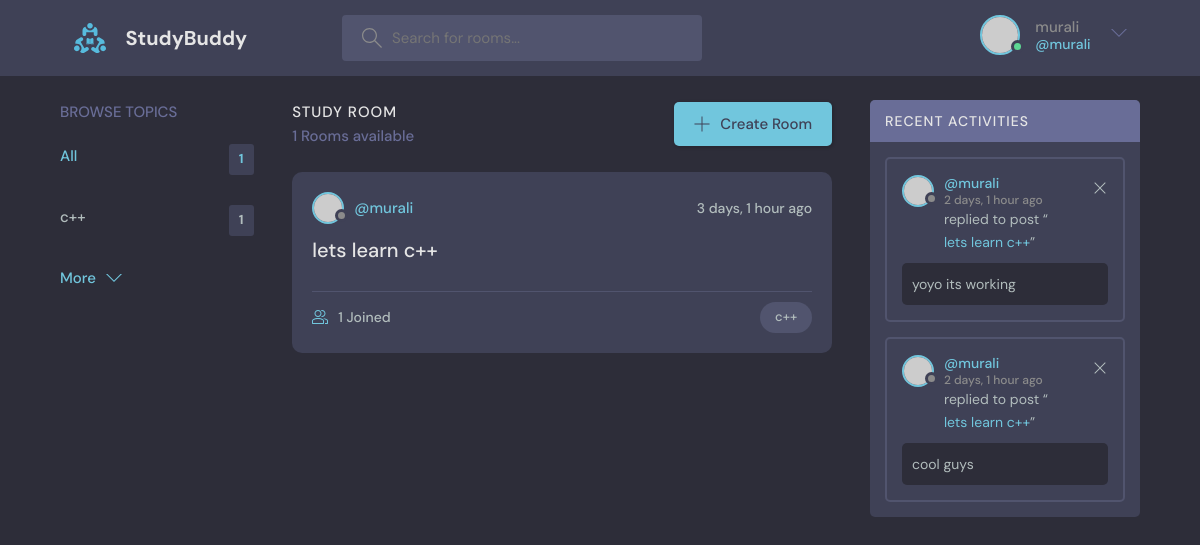
The app's page / (signed in) with its own data.
### base/models.py (models this page shows, shortened)
class Topic(models.Model):
    name = models.CharField(max_length=100)

class Room(models.Model):
    host = models.ForeignKey(User,on_delete=models.SET_NULL,null=True)
    topic = models.ForeignKey(Topic,on_delete=models.SET_NULL,null=True)
    name = models.CharField(max_length=200)
    description = models.TextField(null=True,blank=True)
    participants = models.ManyToManyField(User,related_name='participants',blank=True)
    updated = models.DateTimeField(auto_now=True)
    created = models.DateTimeField(auto_now_add=True)
    class Meta:
        ordering = [ '-updated','created']
    def __str__(self):
        return self.name

class  Message(models.Model):
    user = models.ForeignKey(User,on_delete=models.CASCADE)
    room = models.ForeignKey(Room,on_delete=models.CASCADE)
    body = models.TextField()
    updated = models.DateTimeField(auto_now=True)
    created = models.DateTimeField(auto_now_add=True)
    class Meta:
        ordering = [ '-updated','-created']

### base/views.py (the view)
# urls.py: path('',view=views.home,name='home'),
def home(request):
    q = request.GET.get('q','')
    rooms = Room.objects.filter(Q(topic__name__icontains=q)|
    Q(name__icontains=q)|
    Q(description__icontains=q))
    room_count = rooms.count()
    topics = Topic.objects.all()
    room_msg = Message.objects.filter(Q(room__topic__name__icontains=q))
    context = { 'rooms':rooms,'topics':topics,'room_count':room_count,'room_msg':room_msg}
    return render(request,'base/home.html',context)

### base/templates/base/home.html (shortened to what this page needs)
{% extends 'main.html' %}
  {% block content%}
    <main class="layout layout--3">
      <div class="container">
           {% include 'base/topics_component.html'%}
        <div class="roomList">
          <div class="roomList__header">
            <div>
              <h2>Study Room</h2>
              <p>{{room_count}} Rooms available</p>
            </div>
            <a class="btn btn--main" href="{% url 'create-room'%}">
              <svg version="1.1" xmlns="http://www.w3.org/2000/svg" width="32" height="32" viewBox="0 0 32 32">
                <title>add</title>
                <path
                  d="M16.943 0.943h-1.885v14.115h-14.115v1.885h14.115v14.115h1.885v-14.115h14.115v-1.885h-14.115v-14.115z"
                ></path>
              </svg>
              Create Room
            </a>
          </div>
             {% include 'base/feed_component.html'%}
        </div>
      {% include 'base/activity_component.html' %}
      </div>
    </main>
   {% endblock content%}

### templates/navbar.html (shortened to what this page needs)
{% load static%}
<header class="header header--loggedIn">
  <div class="container">
    <a href="{% url 'home'%}" class="header__logo">
      <img src="{% static 'images/logo.svg'%}" />
      <h1>StudyBuddy</h1>
    </a>
    <form class="header__search" method="GET" action="{% url 'home' %}">
      <label>
        <input placeholder="Search for rooms..." />
      </label>
    </form>
    <nav class="header__menu">
      {% if request.user.is_authenticated %}
      <div class="header__user">
        <a href="{% url 'update-user'%}">
          <div class="avatar avatar--medium active">
            <img src="https://randomuser.me/api/portraits/men/37.jpg" />
          </div>
          <p>{{request.user}} <span>@{{request.user.username}}</span></p>
        </a>
        <button class="dropdown-button">
          <svg
            version="1.1"
            xmlns="http://www.w3.org/2000/svg"
            width="32"
            height="32"
            viewBox="0 0 32 32"
          >
            <title>chevron-down</title>
            <path d="M16 21l-13-13h-3l16 16 16-16h-3l-13 13z"></path>
          </svg>
        </button>
      </div>
      {%else%}
      <a href="{% url 'login' %}"><img src="{% static 'images/avatar.svg'%}" /><p>Login></p></a>
      {% endif %}
    </nav>
  </div>
</header>

### base/templates/base/topics_component.html
<div class="topics">
  <div class="topics__header">
    <h2>Browse Topics</h2>
  </div>
  <ul class="topics__list">
    <li>
      <a href="{% url 'home'%}" class="active"
        >All <span>{{topics.count}}</span></a
      >
    </li>
    {% for topic in topics%}
    <li>
      <a href="{% url 'home' %}?q={{topic.name}}"
        >{{topic.name}}<span>{{topic.room_set.all.count}}</span></a
      >
    </li>
    {% endfor%}
  </ul>
  <a class="btn btn--link" href="{% url 'topics'%}">
    More
    <svg
      version="1.1"
      xmlns="http://www.w3.org/2000/svg"
      width="32"
      height="32"
      viewBox="0 0 32 32"
    >
      <title>chevron-down</title>
      <path d="M16 21l-13-13h-3l16 16 16-16h-3l-13 13z"></path>
    </svg>
  </a>
</div>

### base/templates/base/feed_component.html (shortened to what this page needs)
{% for room in rooms %}
<div class="roomListRoom">
  <div class="roomListRoom__header">
    <a href="{% url 'user-profile' room.host.id%}" class="roomListRoom__author">
      <div class="avatar avatar--small">
        <img src="https://randomuser.me/api/portraits/women/11.jpg" />
      </div>
      <span>@{{room.host.username}}</span>
    </a>
    <div class="roomListRoom__actions">
      <span>{{room.created | timesince}}  ago</span>
    </div>
  </div>
  <div class="roomListRoom__content">
    <a href="{% url 'room' room.id %}">{{room.name}}</a>
  </div>
  <div class="roomListRoom__meta">
    <a href="{% url 'room' room.id %}" class="roomListRoom__joined">
      {{room.participants.all.count}} Joined
    </a>
    <p class="roomListRoom__topic">{{room.topic.name}}</p>
  </div>
</div>
{% endfor %}

### base/templates/base/activity_component.html
<div class="activities">
  <div class="activities__header">
    <h2>Recent Activities</h2>
  </div>
  {% for message in room_msg%}
  <div class="activities__box">
    <div class="activities__boxHeader roomListRoom__header">
      <a
        href="{% url 'user-profile' message.user.id %}"
        class="roomListRoom__author"
      >
        <div class="avatar avatar--small">
          <img src="https://randomuser.me/api/portraits/women/11.jpg" />
        </div>
        <p>
          @{{message.user}}
          <span>{{message.created | timesince }} ago</span>
        </p>
      </a>
      {% if request.user == message.user%}
      <div class="roomListRoom__actions">
        <a href="{% url 'delete-message' message.id %}">
          <svg
            version="1.1"
            xmlns="http://www.w3.org/2000/svg"
            width="32"
            height="32"
            viewBox="0 0 32 32"
          >
            <title>remove</title>
            <path
              d="M27.314 6.019l-1.333-1.333-9.98 9.981-9.981-9.981-1.333 1.333 9.981 9.981-9.981 9.98 1.333 1.333 9.981-9.98 9.98 9.98 1.333-1.333-9.98-9.98 9.98-9.981z"
            ></path>
          </svg>
        </a>
      </div>
      {% endif %}
    </div>
    <div class="activities__boxContent">
      <p>replied to post “<a href="{% url 'room' message.room.id %}">{{message.room}}</a>”</p>
      <div class="activities__boxRoomContent">{{message.body}}</div>
    </div>
  </div>
  {% endfor %}
</div>

### records on screen
Topic: name "c++", room_set.all.count "1"
Room: host.username "murali", created "3 days, 1 hour", name "lets learn c++", participants.all.count "1", topic.name "c++"
Message: user "murali", created "2 days, 1 hour", room "lets learn c++", body "yoyo its working"
Message: user "murali", created "2 days, 1 hour", room "lets learn c++", body "cool guys"

### other values on screen
{{ request.user }} "murali"
{{ request.user.username }} "murali"
{{ topics.count }} "1"
{{ room_count }} "1"
